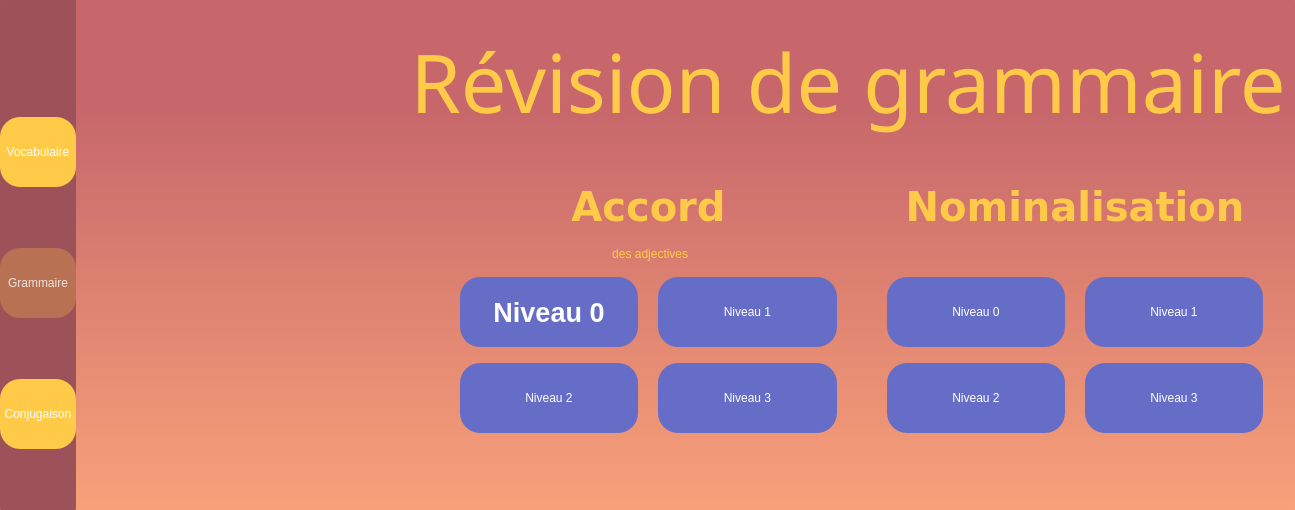
<?xml version="1.0" encoding="UTF-8"?>
<ui version="4.0">
 <class>MainWindow</class>
 <widget class="QMainWindow" name="MainWindow">
  <property name="geometry">
   <rect>
    <x>0</x>
    <y>0</y>
    <width>1295</width>
    <height>510</height>
   </rect>
  </property>
  <property name="windowTitle">
   <string>MainWindow</string>
  </property>
  <property name="styleSheet">
   <string notr="true">border-radius: 1px</string>
  </property>
  <widget class="QWidget" name="centralwidget">
   <property name="styleSheet">
    <string notr="true">background-color: qlineargradient(spread:pad, x1:1, y1:0.21, x2:1, y2:1, stop:0 rgba(199, 103, 107, 255), stop:1 rgba(248, 161, 121, 255));</string>
   </property>
   <layout class="QGridLayout" name="gridLayout_4">
    <property name="leftMargin">
     <number>0</number>
    </property>
    <property name="topMargin">
     <number>0</number>
    </property>
    <property name="rightMargin">
     <number>0</number>
    </property>
    <property name="bottomMargin">
     <number>0</number>
    </property>
    <property name="spacing">
     <number>0</number>
    </property>
    <item row="0" column="0">
     <widget class="QFrame" name="side_menu">
      <property name="minimumSize">
       <size>
        <width>0</width>
        <height>0</height>
       </size>
      </property>
      <property name="maximumSize">
       <size>
        <width>300</width>
        <height>16777215</height>
       </size>
      </property>
      <property name="layoutDirection">
       <enum>Qt::LeftToRight</enum>
      </property>
      <property name="styleSheet">
       <string notr="true">background-color: rgb(157, 81, 88);</string>
      </property>
      <property name="frameShape">
       <enum>QFrame::StyledPanel</enum>
      </property>
      <property name="frameShadow">
       <enum>QFrame::Raised</enum>
      </property>
      <layout class="QGridLayout" name="gridLayout">
       <property name="leftMargin">
        <number>0</number>
       </property>
       <property name="topMargin">
        <number>0</number>
       </property>
       <property name="rightMargin">
        <number>0</number>
       </property>
       <property name="bottomMargin">
        <number>0</number>
       </property>
       <property name="spacing">
        <number>0</number>
       </property>
       <item row="3" column="0">
        <widget class="QToolButton" name="toolButton_2">
         <property name="enabled">
          <bool>false</bool>
         </property>
         <property name="maximumSize">
          <size>
           <width>500</width>
           <height>70</height>
          </size>
         </property>
         <property name="cursor">
          <cursorShape>PointingHandCursor</cursorShape>
         </property>
         <property name="styleSheet">
          <string notr="true">background-color: rgba(255, 202, 71,70);
border-radius: 20px;
color: rgba(255,255,255,200);
font: 700 22pt &quot;Segoe UI Variable Display&quot;;</string>
         </property>
         <property name="text">
          <string>Grammaire</string>
         </property>
        </widget>
       </item>
       <item row="1" column="0">
        <spacer name="verticalSpacer">
         <property name="orientation">
          <enum>Qt::Vertical</enum>
         </property>
         <property name="sizeType">
          <enum>QSizePolicy::Fixed</enum>
         </property>
         <property name="sizeHint" stdset="0">
          <size>
           <width>41</width>
           <height>56</height>
          </size>
         </property>
        </spacer>
       </item>
       <item row="2" column="0">
        <widget class="QToolButton" name="btn_to_vocab">
         <property name="enabled">
          <bool>true</bool>
         </property>
         <property name="sizePolicy">
          <sizepolicy hsizetype="Preferred" vsizetype="Maximum">
           <horstretch>0</horstretch>
           <verstretch>0</verstretch>
          </sizepolicy>
         </property>
         <property name="maximumSize">
          <size>
           <width>500</width>
           <height>70</height>
          </size>
         </property>
         <property name="cursor">
          <cursorShape>PointingHandCursor</cursorShape>
         </property>
         <property name="layoutDirection">
          <enum>Qt::LeftToRight</enum>
         </property>
         <property name="styleSheet">
          <string notr="true">background-color: rgb(255, 202, 71);
border-radius: 20px;
color: white;
font: 700 22pt &quot;Segoe UI Variable Display&quot;;</string>
         </property>
         <property name="text">
          <string>Vocabulaire</string>
         </property>
        </widget>
       </item>
       <item row="5" column="0">
        <widget class="QToolButton" name="btn_to_conj">
         <property name="maximumSize">
          <size>
           <width>500</width>
           <height>70</height>
          </size>
         </property>
         <property name="cursor">
          <cursorShape>PointingHandCursor</cursorShape>
         </property>
         <property name="styleSheet">
          <string notr="true">background-color: rgb(255, 202, 71);
border-radius: 20px;
color: white;
font: 700 22pt &quot;Segoe UI Variable Display&quot;;</string>
         </property>
         <property name="text">
          <string>Conjugaison</string>
         </property>
        </widget>
       </item>
      </layout>
     </widget>
    </item>
    <item row="0" column="1">
     <widget class="QWidget" name="main_menu" native="true">
      <layout class="QGridLayout" name="gridLayout_5">
       <property name="topMargin">
        <number>26</number>
       </property>
       <item row="1" column="1">
        <widget class="QFrame" name="content_frame">
         <property name="styleSheet">
          <string notr="true">background-color: rgba(255, 255, 255,0);</string>
         </property>
         <property name="frameShape">
          <enum>QFrame::StyledPanel</enum>
         </property>
         <property name="frameShadow">
          <enum>QFrame::Raised</enum>
         </property>
         <layout class="QGridLayout" name="gridLayout_3">
          <property name="sizeConstraint">
           <enum>QLayout::SetDefaultConstraint</enum>
          </property>
          <property name="leftMargin">
           <number>50</number>
          </property>
          <property name="topMargin">
           <number>40</number>
          </property>
          <property name="rightMargin">
           <number>23</number>
          </property>
          <property name="bottomMargin">
           <number>0</number>
          </property>
          <property name="horizontalSpacing">
           <number>20</number>
          </property>
          <property name="verticalSpacing">
           <number>16</number>
          </property>
          <item row="3" column="0">
           <widget class="QPushButton" name="btn_acc_lvl0">
            <property name="minimumSize">
             <size>
              <width>0</width>
              <height>70</height>
             </size>
            </property>
            <property name="maximumSize">
             <size>
              <width>16777215</width>
              <height>16777215</height>
             </size>
            </property>
            <property name="font">
             <font>
              <family>Tahoma</family>
              <pointsize>20</pointsize>
              <italic>false</italic>
              <bold>true</bold>
             </font>
            </property>
            <property name="cursor">
             <cursorShape>PointingHandCursor</cursorShape>
            </property>
            <property name="styleSheet">
             <string notr="true">border-radius:20px;
background-color:rgb(102, 109, 198); 
font: 700 20pt &quot;Tahoma&quot;;
color: rgb(255, 255, 255);

</string>
            </property>
            <property name="text">
             <string>Niveau 0</string>
            </property>
           </widget>
          </item>
          <item row="3" column="1">
           <widget class="QPushButton" name="btn_acc_lvl1">
            <property name="minimumSize">
             <size>
              <width>0</width>
              <height>70</height>
             </size>
            </property>
            <property name="maximumSize">
             <size>
              <width>16777215</width>
              <height>16777215</height>
             </size>
            </property>
            <property name="cursor">
             <cursorShape>PointingHandCursor</cursorShape>
            </property>
            <property name="styleSheet">
             <string notr="true">border-radius:20px;
background-color:rgb(102, 109, 198); 
font: 700 20pt &quot;Tahoma&quot;;
color: rgb(255, 255, 255);
</string>
            </property>
            <property name="text">
             <string>Niveau 1</string>
            </property>
           </widget>
          </item>
          <item row="1" column="0" colspan="2">
           <widget class="QLabel" name="label_2">
            <property name="minimumSize">
             <size>
              <width>0</width>
              <height>0</height>
             </size>
            </property>
            <property name="maximumSize">
             <size>
              <width>16777215</width>
              <height>60</height>
             </size>
            </property>
            <property name="font">
             <font>
              <family>Verdana</family>
              <pointsize>30</pointsize>
              <italic>false</italic>
              <bold>true</bold>
             </font>
            </property>
            <property name="styleSheet">
             <string notr="true">color:rgb(255, 202, 71);

background-color: rgba(255, 255, 255,0);
font: 700 30pt &quot;Verdana&quot;;</string>
            </property>
            <property name="text">
             <string>Accord</string>
            </property>
            <property name="alignment">
             <set>Qt::AlignCenter</set>
            </property>
           </widget>
          </item>
          <item row="4" column="2">
           <spacer name="horizontalSpacer">
            <property name="orientation">
             <enum>Qt::Horizontal</enum>
            </property>
            <property name="sizeType">
             <enum>QSizePolicy::Ignored</enum>
            </property>
            <property name="sizeHint" stdset="0">
             <size>
              <width>30</width>
              <height>20</height>
             </size>
            </property>
           </spacer>
          </item>
          <item row="4" column="1">
           <widget class="QPushButton" name="btn_acc_lvl3">
            <property name="minimumSize">
             <size>
              <width>0</width>
              <height>70</height>
             </size>
            </property>
            <property name="maximumSize">
             <size>
              <width>16777215</width>
              <height>16777215</height>
             </size>
            </property>
            <property name="cursor">
             <cursorShape>PointingHandCursor</cursorShape>
            </property>
            <property name="styleSheet">
             <string notr="true">border-radius:20px;
background-color:rgb(102, 109, 198); 
font: 700 20pt &quot;Tahoma&quot;;
color: rgb(255, 255, 255);
</string>
            </property>
            <property name="text">
             <string>Niveau 3</string>
            </property>
           </widget>
          </item>
          <item row="3" column="4">
           <widget class="QPushButton" name="btn_nom_lvl1">
            <property name="minimumSize">
             <size>
              <width>0</width>
              <height>70</height>
             </size>
            </property>
            <property name="maximumSize">
             <size>
              <width>16777215</width>
              <height>16777215</height>
             </size>
            </property>
            <property name="cursor">
             <cursorShape>PointingHandCursor</cursorShape>
            </property>
            <property name="styleSheet">
             <string notr="true">border-radius:20px;
background-color:rgb(102, 109, 198); 
font: 700 20pt &quot;Tahoma&quot;;
color: rgb(255, 255, 255);
</string>
            </property>
            <property name="text">
             <string>Niveau 1</string>
            </property>
           </widget>
          </item>
          <item row="4" column="4">
           <widget class="QPushButton" name="btn_nom_lvl3">
            <property name="minimumSize">
             <size>
              <width>0</width>
              <height>70</height>
             </size>
            </property>
            <property name="maximumSize">
             <size>
              <width>16777215</width>
              <height>16777215</height>
             </size>
            </property>
            <property name="cursor">
             <cursorShape>PointingHandCursor</cursorShape>
            </property>
            <property name="styleSheet">
             <string notr="true">border-radius:20px;
background-color:rgb(102, 109, 198); 
font: 700 20pt &quot;Tahoma&quot;;
color: rgb(255, 255, 255);
</string>
            </property>
            <property name="text">
             <string>Niveau 3</string>
            </property>
           </widget>
          </item>
          <item row="4" column="3">
           <widget class="QPushButton" name="btn_nom_lvl2">
            <property name="minimumSize">
             <size>
              <width>0</width>
              <height>70</height>
             </size>
            </property>
            <property name="maximumSize">
             <size>
              <width>16777215</width>
              <height>16777215</height>
             </size>
            </property>
            <property name="cursor">
             <cursorShape>PointingHandCursor</cursorShape>
            </property>
            <property name="styleSheet">
             <string notr="true">border-radius:20px;
background-color:rgb(102, 109, 198); 
font: 700 20pt &quot;Tahoma&quot;;
color: rgb(255, 255, 255);
</string>
            </property>
            <property name="text">
             <string>Niveau 2</string>
            </property>
           </widget>
          </item>
          <item row="3" column="3">
           <widget class="QPushButton" name="btn_nom_lvl0">
            <property name="minimumSize">
             <size>
              <width>0</width>
              <height>70</height>
             </size>
            </property>
            <property name="maximumSize">
             <size>
              <width>16777215</width>
              <height>16777215</height>
             </size>
            </property>
            <property name="cursor">
             <cursorShape>PointingHandCursor</cursorShape>
            </property>
            <property name="styleSheet">
             <string notr="true">border-radius:20px;
background-color:rgb(102, 109, 198); 
font: 700 20pt &quot;Tahoma&quot;;
color: rgb(255, 255, 255);
</string>
            </property>
            <property name="text">
             <string>Niveau 0</string>
            </property>
           </widget>
          </item>
          <item row="1" column="3" colspan="2">
           <widget class="QLabel" name="label_3">
            <property name="maximumSize">
             <size>
              <width>16777215</width>
              <height>60</height>
             </size>
            </property>
            <property name="font">
             <font>
              <family>Verdana</family>
              <pointsize>30</pointsize>
              <italic>false</italic>
              <bold>true</bold>
             </font>
            </property>
            <property name="styleSheet">
             <string notr="true">color:rgb(255, 202, 71);
background-color: rgba(255, 255, 255,0);
font: 700 30pt &quot;Verdana&quot;;</string>
            </property>
            <property name="text">
             <string>Nominalisation</string>
            </property>
            <property name="alignment">
             <set>Qt::AlignCenter</set>
            </property>
           </widget>
          </item>
          <item row="5" column="2">
           <spacer name="verticalSpacer_2">
            <property name="orientation">
             <enum>Qt::Vertical</enum>
            </property>
            <property name="sizeType">
             <enum>QSizePolicy::Maximum</enum>
            </property>
            <property name="sizeHint" stdset="0">
             <size>
              <width>20</width>
              <height>150</height>
             </size>
            </property>
           </spacer>
          </item>
          <item row="2" column="0" colspan="2">
           <widget class="QLabel" name="label_4">
            <property name="maximumSize">
             <size>
              <width>16777215</width>
              <height>60</height>
             </size>
            </property>
            <property name="styleSheet">
             <string notr="true">color:rgb(255, 202, 71);

background-color: rgba(255, 255, 255,0);
font: 700 30pt &quot;Verdana&quot;;</string>
            </property>
            <property name="text">
             <string> des adjectives</string>
            </property>
            <property name="alignment">
             <set>Qt::AlignCenter</set>
            </property>
           </widget>
          </item>
          <item row="4" column="0">
           <widget class="QPushButton" name="btn_acc_lvl2">
            <property name="minimumSize">
             <size>
              <width>0</width>
              <height>70</height>
             </size>
            </property>
            <property name="maximumSize">
             <size>
              <width>16777215</width>
              <height>16777215</height>
             </size>
            </property>
            <property name="cursor">
             <cursorShape>PointingHandCursor</cursorShape>
            </property>
            <property name="styleSheet">
             <string notr="true">border-radius:20px;
background-color:rgb(102, 109, 198); 
font: 700 20pt &quot;Tahoma&quot;;
color: rgb(255, 255, 255);
</string>
            </property>
            <property name="text">
             <string>Niveau 2</string>
            </property>
           </widget>
          </item>
         </layout>
        </widget>
       </item>
       <item row="0" column="1">
        <widget class="QFrame" name="title_frame">
         <property name="maximumSize">
          <size>
           <width>16777215</width>
           <height>200</height>
          </size>
         </property>
         <property name="styleSheet">
          <string notr="true">background-color: rgba(255, 255, 255,0);</string>
         </property>
         <property name="frameShape">
          <enum>QFrame::StyledPanel</enum>
         </property>
         <property name="frameShadow">
          <enum>QFrame::Raised</enum>
         </property>
         <layout class="QGridLayout" name="gridLayout_2">
          <property name="leftMargin">
           <number>0</number>
          </property>
          <property name="topMargin">
           <number>0</number>
          </property>
          <property name="rightMargin">
           <number>0</number>
          </property>
          <property name="bottomMargin">
           <number>0</number>
          </property>
          <property name="spacing">
           <number>0</number>
          </property>
          <item row="0" column="0">
           <widget class="QLabel" name="label">
            <property name="font">
             <font>
              <family>Sitka Heading Semibold</family>
              <pointsize>61</pointsize>
             </font>
            </property>
            <property name="styleSheet">
             <string notr="true">color:rgb(255, 202, 71);
background-color: rgba(255, 255, 255,0);</string>
            </property>
            <property name="text">
             <string>Révision de grammaire</string>
            </property>
            <property name="alignment">
             <set>Qt::AlignCenter</set>
            </property>
           </widget>
          </item>
         </layout>
        </widget>
       </item>
       <item row="1" column="0">
        <spacer name="horizontalSpacer_2">
         <property name="orientation">
          <enum>Qt::Horizontal</enum>
         </property>
         <property name="sizeHint" stdset="0">
          <size>
           <width>40</width>
           <height>20</height>
          </size>
         </property>
        </spacer>
       </item>
      </layout>
     </widget>
    </item>
   </layout>
  </widget>
 </widget>
 <resources/>
 <connections/>
</ui>
